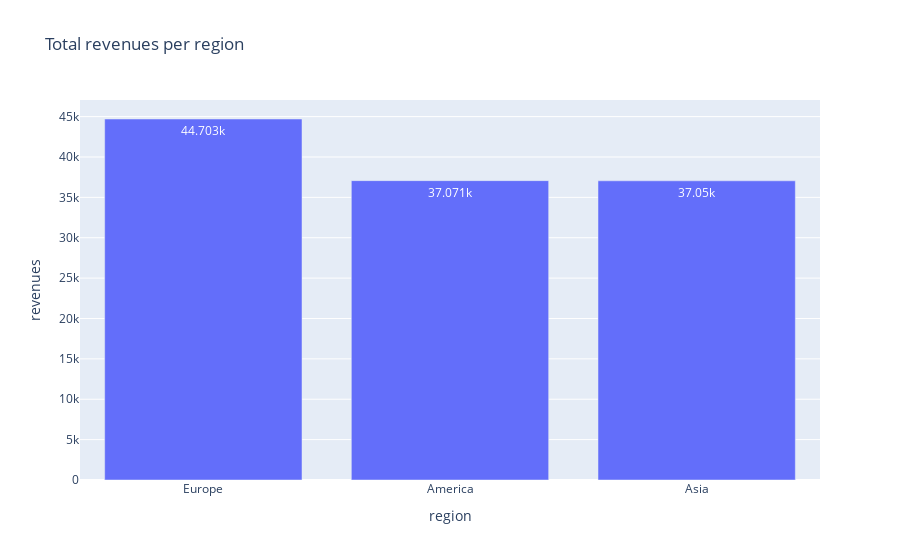

The cell this chart's notebook holds for it:
### Code cell
fig3 = px.bar(revenues_per_region, x='region', y='revenues', text_auto=True, title='Total revenues per region')
fig3.write_image("images/revenues_per_region.jpeg")
fig3.show()

### Figure 1 — Plotly figure (JSON) as saved in the notebook; plotly's stock layout.template omitted (floating-point values rounded to 4 significant figures)
{"data": [{"alignmentgroup": "True", "hovertemplate": "region=%{x}<br>revenues=%{y}<extra></extra>", "legendgroup": "", "marker": {"color": "#636efa", "pattern": {"shape": ""}}, "name": "", "offsetgroup": "", "orientation": "v", "showlegend": false, "textposition": "auto", "texttemplate": "%{y}", "type": "bar", "x": ["Europe", "America", "Asia"], "xaxis": "x", "y": [44703, 37071, 37050], "yaxis": "y"}], "layout": {"barmode": "relative", "legend": {"tracegroupgap": 0}, "title": {"text": "Total revenues per region"}, "xaxis": {"anchor": "y", "domain": [0, 1], "title": {"text": "region"}}, "yaxis": {"anchor": "x", "domain": [0, 1], "title": {"text": "revenues"}}}}
